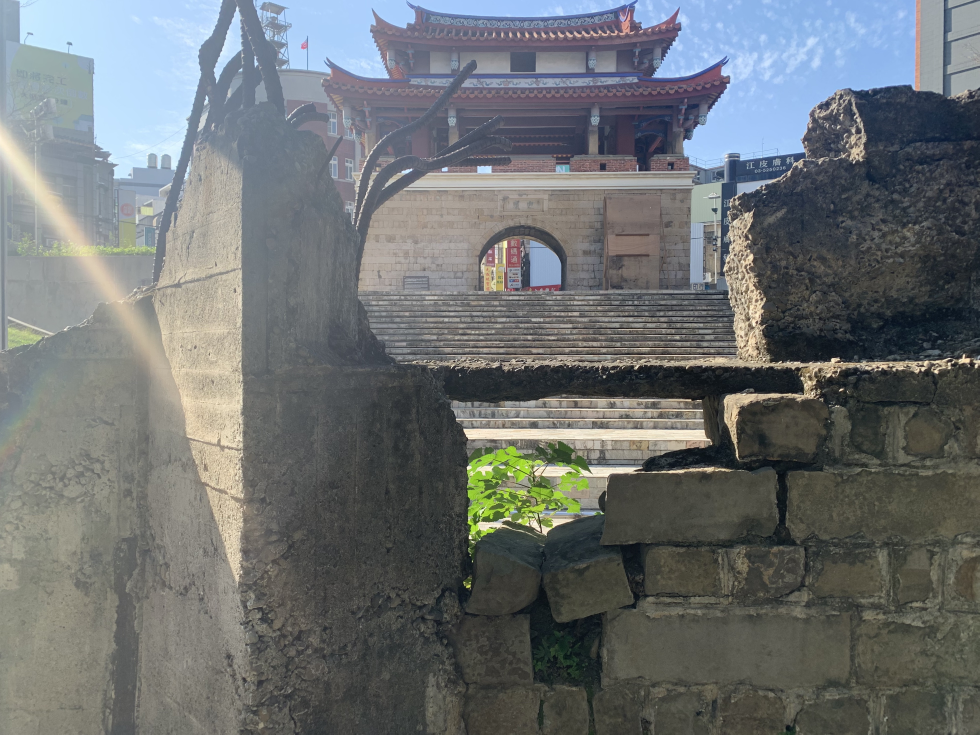
#> input picture assets/east_gate.jpg, 3918 x 2938 px (shown at 1/4 size)
$ python render_video.py
#> lines starting #> are read from the running program, lines starting #| are printed output that depends on the picture
#!/usr/bin/env python3
"""
AI Agent Automated Video Generator Script
------------------------------------------
Renders a 1080p landscape slideshow video from a directory of assets,
with Ken Burns pan/zoom, CJK typography overlays, crossfade transitions,
and AAC background music with volume fading.
"""

import os
import sys
import json
import subprocess
from PIL import Image, ImageDraw, ImageFont, ImageFilter, ImageEnhance

# Configuration
WIDTH, HEIGHT = 1920, 1080
FPS = 30
DURATION_TOTAL = 60.0

SCRIPT_DIR = os.path.dirname(os.path.abspath(__file__))
PROJECT_DIR = os.path.dirname(SCRIPT_DIR)
PHOTOS_DIR = os.path.join(PROJECT_DIR, 'assets')
OUTPUT_VIDEO = os.path.join(PROJECT_DIR, 'hsinchu_beauty.mp4')
BGM_PATH = os.path.join(PHOTOS_DIR, 'bgm.mp3')

# Fonts
FONT_SERIF_BOLD = '/usr/share/fonts/opentype/noto/NotoSerifCJK-Bold.ttc'
FONT_SANS_REG = '/usr/share/fonts/opentype/noto/NotoSansCJK-Regular.ttc'
FONT_SANS_BOLD = '/usr/share/fonts/opentype/noto/NotoSansCJK-Bold.ttc'

# Default Scenes Data
DEFAULT_SCENES = [
    {
        'image': 'east_gate.jpg',
        'tag': '【 迎曦門 】',
        'title': '迎曦古城 ‧ 歷史風華',
        'subtitle': '築城二百年，新竹璀璨的文化地標與歷史記憶',
        'zoom_start': 1.02, 'zoom_end': 1.12, 'pan': (0, -10)
    },
    {
        'image': 'xiangshan_wetland.jpg',
        'tag': '【 香山濕地 】',
        'title': '香山濕地 ‧ 潮間生態',
        'subtitle': '漫步賞蟹步道，感受大海與夕陽交織的自然樂章',
        'zoom_start': 1.10, 'zoom_end': 1.02, 'pan': (10, 0)
    },
    {
        'image': 'smangus.jpg',
        'tag': '【 司馬庫斯 】',
        'title': '司馬庫斯 ‧ 黑色部落',
        'subtitle': '霧林深處的千年巨木，上帝留給風城最純淨的仙境',
        'zoom_start': 1.03, 'zoom_end': 1.13, 'pan': (-10, -5)
    },
    {
        'image': 'hsinchu_coastline.jpg',
        'tag': '【 17公里海岸線 】',
        'title': '十七公里海岸 ‧ 追風巡禮',
        'subtitle': '騎行於綿延海岸線，擁抱九降風與蔚藍海天',
        'zoom_start': 1.08, 'zoom_end': 1.00, 'pan': (5, 10)
    },
    {
        'image': 'hsinchu_mountain_fog.jpg',
        'tag': '【 尖石群山 】',
        'title': '尖石群山 ‧ 雲霧繚繞',
        'subtitle': '山嵐與壯麗峽谷交錯，走進新竹後花園的靜謐秘境',
        'zoom_start': 1.01, 'zoom_end': 1.10, 'pan': (0, 10)
    },
    {
        'image': 'hsinchu_sunset_sea.jpg',
        'tag': '【 香山落日 】',
        'title': '香山落日 ‧ 晚霞餘暉',
        'subtitle': '金黃餘暉灑落海面，捕捉風城最動人的夕陽時刻',
        'zoom_start': 1.12, 'zoom_end': 1.03, 'pan': (-10, 0)
    },
    {
        'image': 'hsinchu_ancient_temple.jpg',
        'tag': '【 歷史古蹟 】',
        'title': '百年信仰 ‧ 人文風情',
        'subtitle': '香火鼎盛的新竹城隍廟，承載道地美食與世代故事',
        'zoom_start': 1.03, 'zoom_end': 1.12, 'pan': (0, -10)
    },
    {
        'image': 'hsinchu_night_view.jpg',
        'tag': '【 璀璨風城 】',
        'title': '科技與古都 ‧ 璀璨夜色',
        'subtitle': '融合科技脈動與古都底蘊，迎向明亮繁華的夜色',
        'zoom_start': 1.00, 'zoom_end': 1.10, 'pan': (10, -5)
    }
]

def prepare_base_image(path):
#> called with path = 'assets/east_gate.jpg'
    img = Image.open(path).convert('RGB')
#> img is the input picture: PIL image 3918x2938 RGB; mean R, G, B 109.1, 113.1, 114
    iw, ih = img.size
#> iw = 3918; ih = 2938
    target_ratio = WIDTH / HEIGHT
    img_ratio = iw / ih
#> img_ratio = 1.33

    if img_ratio > target_ratio:
        new_w = int(ih * target_ratio)
        offset = (iw - new_w) // 2
        img = img.crop((offset, 0, offset + new_w, ih))
    else:
        new_h = int(iw / target_ratio)
#> new_h = 2203
        offset = (ih - new_h) // 2
#> offset = 367
        img = img.crop((0, offset, iw, offset + new_h))
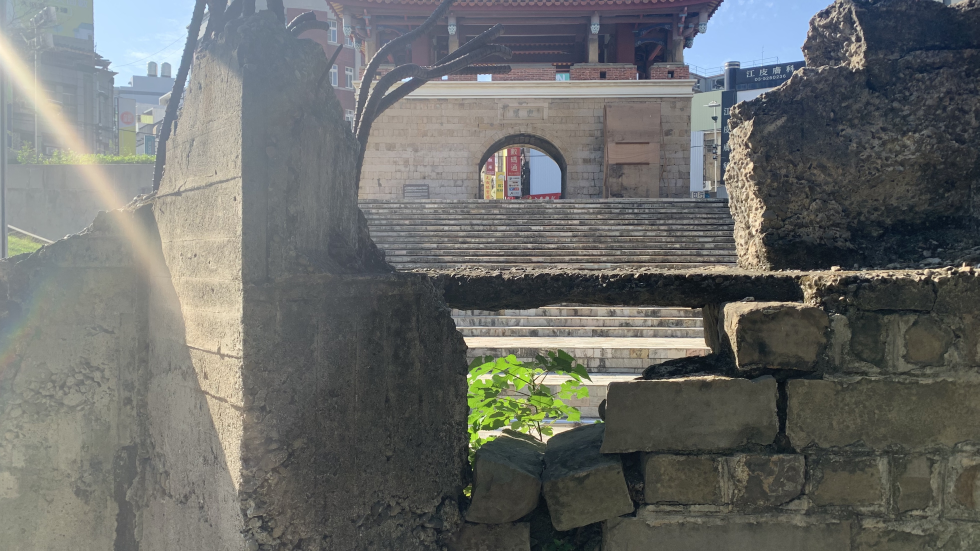
#> img: PIL image 3918x2203 RGB (shown at 1/4 size); mean R, G, B 106.5, 108.3, 105.8

    return img.resize((WIDTH, HEIGHT), Image.Resampling.LANCZOS)

def main():
    print("Preparing image frames...")
    loaded_images = []
    for sc in DEFAULT_SCENES:
        p = os.path.join(PHOTOS_DIR, sc['image'])
        loaded_images.append(prepare_base_image(p))

    # Fonts
    title_font = ImageFont.truetype(FONT_SERIF_BOLD, 54, index=0)
    tag_font = ImageFont.truetype(FONT_SANS_BOLD, 26, index=0)
    sub_font = ImageFont.truetype(FONT_SANS_REG, 28, index=0)
    cover_title_font = ImageFont.truetype(FONT_SERIF_BOLD, 76, index=0)
    cover_sub_font = ImageFont.truetype(FONT_SANS_REG, 34, index=0)
    counter_font = ImageFont.truetype(FONT_SANS_REG, 24, index=0)

    # [60 lines left out: functions render_scene_frame, render_cover_frame, render_outro_frame, not called in this run]

    ffmpeg_cmd = [
        'ffmpeg', '-y', '-f', 'rawvideo', '-vcodec', 'rawvideo',
        '-s', f'{WIDTH}x{HEIGHT}', '-pix_fmt', 'rgb24', '-r', str(FPS),
        '-i', '-', '-i', BGM_PATH,
        '-c:v', 'libx264', '-preset', 'medium', '-crf', '18',
        '-pix_fmt', 'yuv420p', '-c:a', 'aac', '-b:a', '192k',
        '-af', f'afade=t=in:ss=0:d=1.5,afade=t=out:st={DURATION_TOTAL-2.5}:d=2.5',
        '-t', str(DURATION_TOTAL), '-shortest', OUTPUT_VIDEO
    ]

    proc = subprocess.Popen(ffmpeg_cmd, stdin=subprocess.PIPE)
    total_frames = int(DURATION_TOTAL * FPS)
    COVER_DUR, SCENE_DUR, OUTRO_DUR, FADE_DUR = 3.0, 6.5, 5.0, 1.0

    print(f"Rendering {total_frames} frames to {OUTPUT_VIDEO}...")
    for frame_idx in range(total_frames):
        t = frame_idx / float(FPS)
        if t < COVER_DUR:
            frame_img = render_cover_frame(t / COVER_DUR)
        else:
            t_scenes = t - COVER_DUR
            total_scenes_dur = len(DEFAULT_SCENES) * SCENE_DUR
            if t_scenes < total_scenes_dur:
                sc_idx = min(int(t_scenes // SCENE_DUR), len(DEFAULT_SCENES) - 1)
                sc_t = (t_scenes % SCENE_DUR) / SCENE_DUR
                rem_in_sc = SCENE_DUR - (t_scenes % SCENE_DUR)
                if rem_in_sc < FADE_DUR and sc_idx < len(DEFAULT_SCENES) - 1:
                    curr_f = render_scene_frame(sc_idx, sc_t)
                    next_f = render_scene_frame(sc_idx + 1, 0.0)
                    frame_img = Image.blend(curr_f, next_f, (FADE_DUR - rem_in_sc) / FADE_DUR)
                else:
                    frame_img = render_scene_frame(sc_idx, sc_t)
            else:
                t_outro = t_scenes - total_scenes_dur
                if t_outro < FADE_DUR:
                    last_f = render_scene_frame(len(DEFAULT_SCENES) - 1, 1.0)
                    outro_f = render_outro_frame(t_outro / OUTRO_DUR)
                    frame_img = Image.blend(last_f, outro_f, t_outro / FADE_DUR)
                else:
                    frame_img = render_outro_frame(t_outro / OUTRO_DUR)

        proc.stdin.write(frame_img.tobytes())

    proc.stdin.close()
    proc.wait()
    print("Render finished successfully!")

if __name__ == '__main__':
#> (the run stopped early here; a loop or call above may not have finished)
